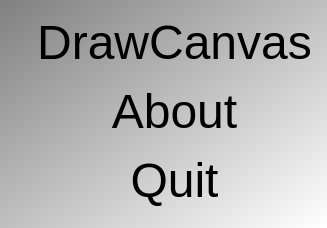
<?xml version="1.0" encoding="UTF-8"?>
<ui version="4.0">
 <class>QtTestDrawCanvasMenuDialog</class>
 <widget class="QDialog" name="QtTestDrawCanvasMenuDialog">
  <property name="geometry">
   <rect>
    <x>0</x>
    <y>0</y>
    <width>296</width>
    <height>228</height>
   </rect>
  </property>
  <property name="font">
   <font>
    <pointsize>20</pointsize>
   </font>
  </property>
  <property name="windowTitle">
   <string>TestDrawCanvas</string>
  </property>
  <property name="styleSheet">
   <string notr="true">QDialog { 
background-color: qlineargradient(x1: 0, y1: 0, x2: 1, y2: 1, stop: 0  #808080, stop: 1 #ffffff);
}
QPushButton { background-color: rgb(255, 255, 255);  }
QPushButton { color: rgb(0,0,0); }
QPushButton { font: 48px  }</string>
  </property>
  <layout class="QFormLayout" name="formLayout">
   <property name="fieldGrowthPolicy">
    <enum>QFormLayout::AllNonFixedFieldsGrow</enum>
   </property>
   <item row="0" column="0">
    <widget class="QLabel" name="label">
     <property name="maximumSize">
      <size>
       <width>64</width>
       <height>64</height>
      </size>
     </property>
     <property name="text">
      <string/>
     </property>
     <property name="pixmap">
      <pixmap>:/images/TestDrawCanvasWelcome.png</pixmap>
     </property>
     <property name="scaledContents">
      <bool>true</bool>
     </property>
    </widget>
   </item>
   <item row="0" column="1">
    <widget class="QPushButton" name="button_start_canvas">
     <property name="text">
      <string>DrawCanvas</string>
     </property>
     <property name="flat">
      <bool>true</bool>
     </property>
    </widget>
   </item>
   <item row="1" column="1">
    <widget class="QPushButton" name="button_about">
     <property name="text">
      <string>About</string>
     </property>
     <property name="flat">
      <bool>true</bool>
     </property>
    </widget>
   </item>
   <item row="2" column="1">
    <widget class="QPushButton" name="button_quit">
     <property name="text">
      <string>Quit</string>
     </property>
     <property name="flat">
      <bool>true</bool>
     </property>
    </widget>
   </item>
  </layout>
 </widget>
 <resources/>
 <connections/>
</ui>
